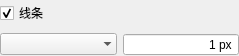
<?xml version="1.0" encoding="UTF-8"?>
<ui version="4.0">
 <class>LinePropertyForm</class>
 <widget class="QWidget" name="LinePropertyForm">
  <property name="geometry">
   <rect>
    <x>0</x>
    <y>0</y>
    <width>239</width>
    <height>56</height>
   </rect>
  </property>
  <property name="sizePolicy">
   <sizepolicy hsizetype="Preferred" vsizetype="Minimum">
    <horstretch>0</horstretch>
    <verstretch>0</verstretch>
   </sizepolicy>
  </property>
  <property name="minimumSize">
   <size>
    <width>0</width>
    <height>0</height>
   </size>
  </property>
  <property name="windowTitle">
   <string>Form</string>
  </property>
  <property name="autoFillBackground">
   <bool>false</bool>
  </property>
  <layout class="QVBoxLayout" name="verticalLayout">
   <property name="sizeConstraint">
    <enum>QLayout::SizeConstraint::SetDefaultConstraint</enum>
   </property>
   <property name="leftMargin">
    <number>0</number>
   </property>
   <property name="topMargin">
    <number>0</number>
   </property>
   <property name="rightMargin">
    <number>0</number>
   </property>
   <property name="bottomMargin">
    <number>0</number>
   </property>
   <item>
    <layout class="QHBoxLayout" name="horizontalLayout" stretch="0,0">
     <property name="sizeConstraint">
      <enum>QLayout::SizeConstraint::SetMinimumSize</enum>
     </property>
     <item>
      <widget class="QCheckBox" name="lineChecked">
       <property name="sizePolicy">
        <sizepolicy hsizetype="Expanding" vsizetype="Fixed">
         <horstretch>0</horstretch>
         <verstretch>0</verstretch>
        </sizepolicy>
       </property>
       <property name="minimumSize">
        <size>
         <width>0</width>
         <height>0</height>
        </size>
       </property>
       <property name="maximumSize">
        <size>
         <width>16777215</width>
         <height>16777215</height>
        </size>
       </property>
       <property name="text">
        <string>线条</string>
       </property>
       <property name="checkable">
        <bool>true</bool>
       </property>
       <property name="checked">
        <bool>true</bool>
       </property>
      </widget>
     </item>
     <item alignment="Qt::AlignmentFlag::AlignVCenter">
      <widget class="ColorPicker" name="lineColor">
       <property name="sizePolicy">
        <sizepolicy hsizetype="Fixed" vsizetype="Fixed">
         <horstretch>0</horstretch>
         <verstretch>0</verstretch>
        </sizepolicy>
       </property>
       <property name="minimumSize">
        <size>
         <width>45</width>
         <height>22</height>
        </size>
       </property>
       <property name="maximumSize">
        <size>
         <width>16777215</width>
         <height>16777215</height>
        </size>
       </property>
      </widget>
     </item>
    </layout>
   </item>
   <item>
    <layout class="QHBoxLayout" name="horizontalLayout_2" stretch="0,0">
     <property name="sizeConstraint">
      <enum>QLayout::SizeConstraint::SetMinimumSize</enum>
     </property>
     <item alignment="Qt::AlignmentFlag::AlignVCenter">
      <widget class="QComboBox" name="lineStyle">
       <property name="sizePolicy">
        <sizepolicy hsizetype="Preferred" vsizetype="Fixed">
         <horstretch>0</horstretch>
         <verstretch>0</verstretch>
        </sizepolicy>
       </property>
       <property name="minimumSize">
        <size>
         <width>0</width>
         <height>0</height>
        </size>
       </property>
       <property name="maximumSize">
        <size>
         <width>16777215</width>
         <height>16777215</height>
        </size>
       </property>
       <property name="sizeAdjustPolicy">
        <enum>QComboBox::SizeAdjustPolicy::AdjustToMinimumContentsLengthWithIcon</enum>
       </property>
       <property name="frame">
        <bool>false</bool>
       </property>
      </widget>
     </item>
     <item>
      <widget class="QSpinBox" name="lineWidth">
       <property name="sizePolicy">
        <sizepolicy hsizetype="Minimum" vsizetype="Fixed">
         <horstretch>0</horstretch>
         <verstretch>0</verstretch>
        </sizepolicy>
       </property>
       <property name="minimumSize">
        <size>
         <width>0</width>
         <height>0</height>
        </size>
       </property>
       <property name="alignment">
        <set>Qt::AlignmentFlag::AlignRight|Qt::AlignmentFlag::AlignTrailing|Qt::AlignmentFlag::AlignVCenter</set>
       </property>
       <property name="buttonSymbols">
        <enum>QAbstractSpinBox::ButtonSymbols::NoButtons</enum>
       </property>
       <property name="suffix">
        <string> px</string>
       </property>
       <property name="minimum">
        <number>1</number>
       </property>
       <property name="maximum">
        <number>99999</number>
       </property>
       <property name="value">
        <number>1</number>
       </property>
      </widget>
     </item>
    </layout>
   </item>
  </layout>
 </widget>
 <customwidgets>
  <customwidget>
   <class>ColorPicker</class>
   <extends>QWidget</extends>
   <header>colorpicker.h</header>
  </customwidget>
 </customwidgets>
 <resources/>
 <connections/>
</ui>
